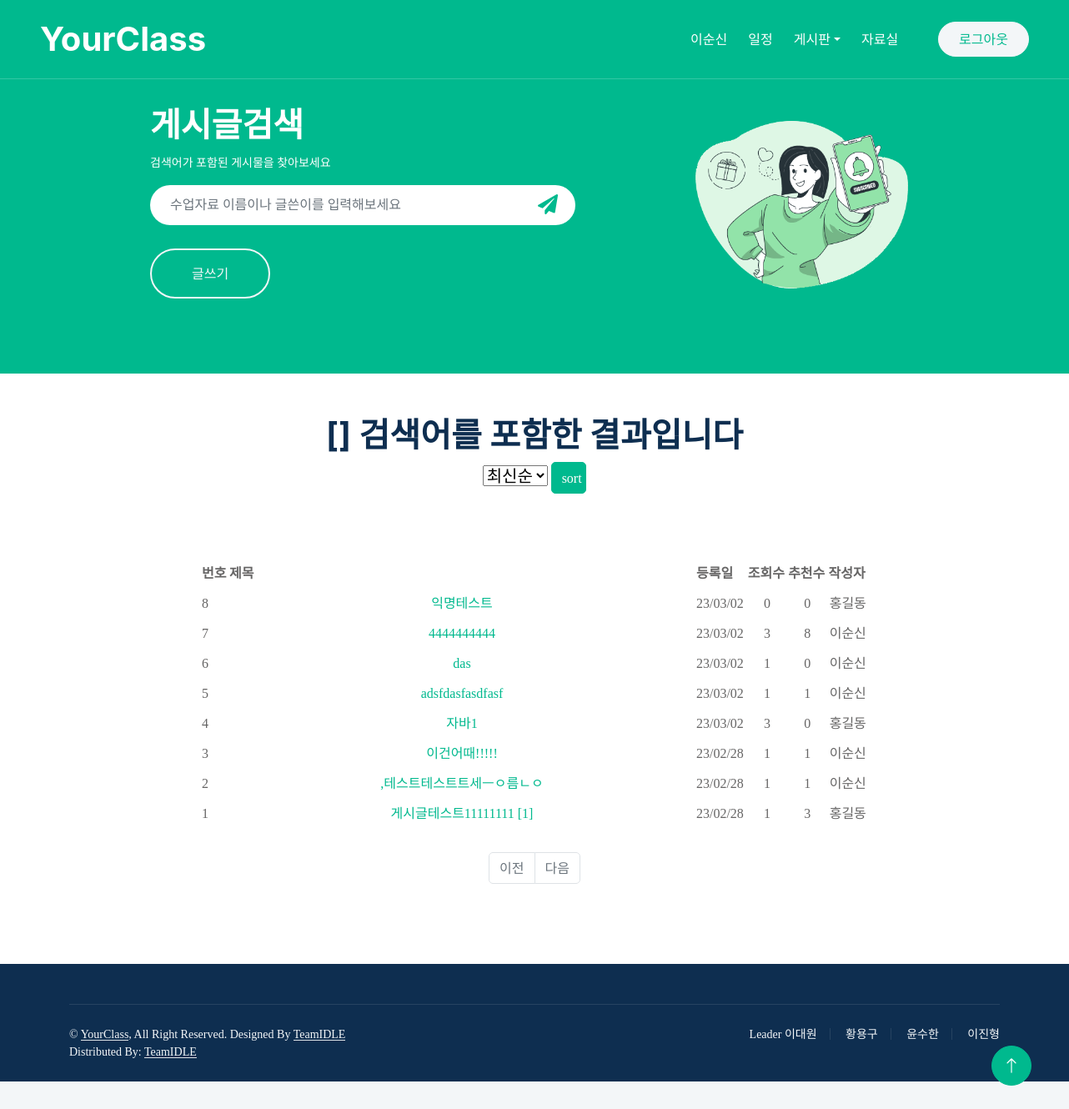
/YourClass/searchpost/ (signed in), run on the app's committed database.
### YourClass/models.py (models this page shows)
class Member(models.Model):
    email = models.TextField(primary_key=True)
    name = models.CharField(max_length=30)
    password = models.CharField(max_length=30)
    rdate = models.DateTimeField(default=timezone.now())
    dept = models.CharField(max_length=10)
    fire = models.CharField(max_length=2)
    classnames = models.ForeignKey('ClassNames', on_delete=models.CASCADE)

class Post(models.Model):
    title = models.CharField(max_length=100)
    date = models.DateTimeField(default=timezone.now())
    category = models.ForeignKey(Categories, on_delete=models.CASCADE)
    author = models.ForeignKey(Member, on_delete=models.CASCADE)
    body = RichTextUploadingField()
    file = models.FileField(upload_to=get_file_path, null=True, blank=True, verbose_name='파일')
    filename = models.CharField(max_length=64, null=True, verbose_name='첨부파일명')
    viewcount = models.PositiveIntegerField(default=0)
    post_fix = models.BooleanField(default=False)
    post_like = models.PositiveIntegerField(default=0)

### YourClass/views/post_views.py (the view)
# urls.py: path('searchpost/', views.searchpost, name='searchpost'),
def searchpost(request):
    session = request.session.get('login_')
    if session:
        member = Member.objects.get(email=session) # 기본context : 네비게이션바에 이름
        categories = Categories.objects.values_list('Cat_name', flat=True) #기본context : 네비게이션바에 게시판드롭다운
        result = Post.objects.select_related('author').all()
        r = request.GET.get('r','')
        if r:
            result = result.filter(Q(title__icontains=r)|Q(file__icontains=r)|Q(body__icontains=r)|Q(author__name__icontains=r))
        sort = request.GET.get('sort','')
        if sort == 'viewcount':
            posts =result.order_by('-viewcount')
        elif sort == 'likes' :
            posts = result.order_by('-post_like')
        else:
            posts = result.order_by('-id')
        page = request.GET.get('page', '1')
        paginator = Paginator(posts, 10)
        page_obj = paginator.get_page(page)
        for post in page_obj:
            post.commentCount = len(Comment.objects.filter(post_id=post.id))
        context = {
            'post_search': page_obj,
            'r' : r,
            'member' : member,
            'categories' : categories,
        }
        return render(request, 'searchpost.html', context)
    else:
        template = loader.get_template('pleaselogin.html')
        return HttpResponse(template.render({}, request))

### YourClass/templates/searchpost.html (shortened to what this page needs)
{% extends "base.html" %}
{% load static %}
{% block contents %}
    <div class="container-xxl bg-primary page-header" style="padding-top:1px; padding-bottom:5px; margin-bottom:50px">
        <div class="container-xxl bg-primary my-6 wow fadeInUp"  data-wow-delay="0.1s">
            <div class="container px-lg-5" style="margin-left:120px">
                <div class="row align-items-center" style="height: 250px;">
                    <div class="col-12 col-md-6">
                        <h1 class="text-white">게시글검색</h1>
                        <small class="text-white">검색어가 포함된 게시물을 찾아보세요</small>
                        <div class="position-relative w-100 mt-3">
                            <form method="get" action="{% url 'searchpost' %}">
                            <input class="form-control border-0 rounded-pill w-100 ps-4 pe-5" type="text" placeholder="수업자료 이름이나 글쓴이를 입력해보세요" style="height: 48px;" name="r" value="{{r}}">
                            <button type="button" class="btn shadow-none position-absolute top-0 end-0 mt-1 me-2"><i class="fa fa-paper-plane text-primary fs-4"></i></button>
                            </form>
                        </div>
                    </div>
                    <div class="col-lg-6 text-center text-lg-start">
                        <div class="col-md-6 text-center mb-n5 d-none d-md-block">
                            <img class="img-fluid mt-5" style="max-height: 250px; margin-left: 120px" src="{% static 'img/newsletter.png'%}">
                        </div>
                    </div>
                    {% if category_name == '자료실' %}
                    <p><a href="{% url 'post_write' %}" class="btn btn-outline-light rounded-pill border-2 py-3 px-5 animated slideInRight">글쓰기</a></p>
                    {% else %}
                    <p><a href="{% url 'createPost' %}" class="btn btn-outline-light rounded-pill border-2 py-3 px-5 animated slideInRight">글쓰기</a></p>
                    {% endif %}
                </div>
            </div>
            </div>
        </div>
        <div>
            <center>
                <h1> [{{r}}] 검색어를 포함한 결과입니다</h1>
                <form method="GET" action="{% url 'board1' %}">
                    <div class="col-4">
                        <select name="sort" id="sort" style="font-size:20px;">
                            <option value="recently" id="recently">최신순</option>
                        </select>
                        <button class="btn btn-primary" type="submit" value="" style="width:10%; height:2%">sort</button>
                    </div>
                <table style="width:100vh; border-collapse: separate;
                border-spacing: 0 10px;">
                    <tr>
                        <th align='center'>번호</th>
                        <th align='center' style="width:70vh">제목</th>
                        <th align='center'>등록일</th>
                        <th align='center'>조회수</th>
                        <th align='center'>추천수</th>
                        <th align='center'>작성자</th>
                    </tr><br/>
                    {% for data in post_search %}
                    <tr>
                        <td>{{data.id}}</td>
                        <td align='center'><a href="{% url 'detail' data.id %}">{{data.title|truncatechars:45}}
                            {% if data.commentCount == 0 %}
                            {% else %}
                                [{{data.commentCount}}]
                            {% endif %}
                        </a></td>
                        <td>{{data.date|date:"y/m/d"}}</td>
                        <td align='center'>{{data.viewcount}}</td>
                        <td align='center'>{{data.post_like}}</td>
                        <td align='center'>{{data.author.name}}</td>
                    </tr>
                    {% endfor %}
                    <br/><br/>
                </table>
            <br/>
                <ul class="pagination justify-content-center">
                    {% if post_list.has_previous %}
                    <li class="page-item">
                        <a class="page-link" href="?page={{ post_list.previous_page_number }}">이전</a>
                    </li>
                    {% else %}
                    <li class="page-item disabled">
                        <a class="page-link" tabindex="-1" aria-disabled="true" href="#">이전</a>
                    </li>
                    {% endif %}
                    {% if post_list.has_next %}
                    <li class="page-item">
                        <a class="page-link" href="?page={{ post_list.next_page_number }}">다음</a>
                    </li>
                    {% else %}
                    <li class="page-item disabled">
                        <a class="page-link" tabindex="-1" aria-disabled="true" href="#">다음</a>
                    </li>
                    {% endif %}
                </ul>
            </center>
        </div>
{% endblock %}

### YourClass/templates/base.html (shortened to what this page needs)
<!DOCTYPE html>
{% load static %}
<html lang="en">
<head>
    <link rel="stylesheet" href="{% static 'ckeditor/ckeditor/plugins/codesnippet/lib/highlight/styles/default.css' %}" />
    <link href="https://cdnjs.cloudflare.com/ajax/libs/font-awesome/5.10.0/css/all.min.css" rel="stylesheet">
    <link href="https://cdn.jsdelivr.net/npm/bootstrap-icons@1.4.1/font/bootstrap-icons.css" rel="stylesheet">
    <link href="{% static 'lib/animate/animate.min.css'%}" rel="stylesheet">
    <link href="{% static 'lib/owlcarousel/assets/owl.carousel.min.css'%}" rel="stylesheet">
    <link href="{% static 'css/bootstrap.min.css'%}" rel="stylesheet">
    <link href="{% static 'css/style.css'%}" rel="stylesheet">
</head>
<body>
    <div class="container-xxl bg-white p-0">
        <div class="container-xxl position-relative p-0" style="margin-bottom: 50px">
            <nav class="navbar navbar-expand-lg navbar-light px-4 px-lg-5 py-3 py-lg-0">
                <a href="{% url "index" %}" class="navbar-brand p-0">
                    <h1 class="m-0">YourClass</h1>
                </a>
                <div class="collapse navbar-collapse" id="navbarCollapse">
                    <div class="navbar-nav ms-auto py-0">
					{% if request.session.login_ %}
                        <a href="{% url 'mypage' %}" class="nav-item nav-link">{{member.name}}</a>
					{% endif %}
                        <a href='{% url "calendar" %}' class="nav-item nav-link">일정</a>
                        <div class="nav-item dropdown">
                            <a href="{% url 'board1' %}" class="nav-link dropdown-toggle" data-bs-toggle="dropdown">게시판</a>
                        </div>
                        <a href="{% url 'board_category' '자료실' %}" class="nav-item nav-link">자료실</a>
                    </div>
                    {% if request.session.login_ %}
                        <a href="{% url 'logout' %}" class="btn btn-light rounded-pill text-primary py-2 px-4 ms-lg-5">로그아웃</a>
                    {% else %}
                        <a href="{% url 'login' %}" class="btn btn-light rounded-pill text-primary py-2 px-4 ms-lg-5">로그인</a>
                    {% endif %}
                </div>
            </nav>
        {% block contents %}{% endblock %}
        <div class="container-fluid bg-dark text-light footer pt-5 wow fadeIn" data-wow-delay="0.1s" style="margin-top: 6rem;">
            <div class="container">
                <div class="copyright">
                    <div class="row">
                        <div class="col-md-6 text-center text-md-start mb-3 mb-md-0">
                            &copy; <a class="border-bottom" href="#">YourClass</a>, All Right Reserved.
							Designed By <a class="border-bottom" href="https://htmlcodex.com">TeamIDLE</a>
                            <br>Distributed By: <a class="border-bottom" href="https://themewagon.com" target="_blank">TeamIDLE</a>
                        </div>
                        <div class="col-md-6 text-center text-md-end">
                            <div class="footer-menu">
                                <a href="">Leader 이대원</a>
                                <a href="">황용구</a>
                                <a href="">윤수한</a>
                                <a href="">이진형</a>
                            </div>
                        </div>
                    </div>
                </div>
            </div>
        </div>
        <a href="#" class="btn btn-lg btn-primary btn-lg-square back-to-top"><i class="bi bi-arrow-up"></i></a>
    </div>
</body>
</html>

### YourClass/static/css/style.css (style rules this page uses)
:root { --primary: #00B98E; --light: #F3F6F8; --dark: #0E2E50; }
.back-to-top { position: fixed; display: none; right: 45px; bottom: 45px; z-index: 99; }
.my-6 { margin-top: 6rem; margin-bottom: 6rem; }
* { font-family: "Font Awesome 5 Free"; }
.btn { font-weight: 500; transition: .5s; }
.btn.btn-primary, .btn.btn-outline-primary:hover { color: #FFFFFF; }
.btn-lg-square { width: 48px; height: 48px; }
.btn-square, .btn-sm-square, .btn-lg-square { padding: 0; display: flex; align-items: center; justify-content: center; font-weight: normal; border-radius: 50px; }
.navbar .navbar-nav .nav-link { position: relative; margin-left: 25px; padding: 35px 0; color: #FFFFFF; font-weight: 500; outline: none; transition: .5s; }
.navbar .navbar-brand h1 { color: #FFFFFF; }
@media (min-width: 992px) { .navbar { position: absolute; width: 100%; top: 0; left: 0; border-bottom: 1px solid rgba(256, 256, 256, .2); z-index: 999; } }
@media (min-width: 992px) { .navbar .navbar-nav .nav-link::before { position: absolute; content: ""; width: 100%; height: 2px; bottom: 10px; left: 0; background: #FFFFFF; opacity: 0; transition: .5s; } }
.page-header { margin-bottom: 6rem; padding: 12rem 0 6rem 0; }
.footer .copyright { padding: 25px 0; font-size: 14px; border-top: 1px solid rgba(256, 256, 256, .1); }
.footer .copyright a { color: var(--light); }
.footer .footer-menu a { margin-right: 15px; padding-right: 15px; border-right: 1px solid rgba(255, 255, 255, .1); }
.footer .footer-menu a:last-child { margin-right: 0; padding-right: 0; border-right: none; }

### data on the page
Member: name "이순신"
Post: id "8", title "익명테스트", date "23/03/02", viewcount "0", post_like "0", author.name "홍길동"
Post: id "7", title "4444444444", date "23/03/02", viewcount "3", post_like "8", author.name "이순신"
Post: id "6", title "das", date "23/03/02", viewcount "1", post_like "0", author.name "이순신"
Post: id "5", title "adsfdasfasdfasf", date "23/03/02", viewcount "1", post_like "1", author.name "이순신"
Post: id "4", title "자바1", date "23/03/02", viewcount "3", post_like "0", author.name "홍길동"
Post: id "3", title "이건어때!!!!!", date "23/02/28", viewcount "1", post_like "1", author.name "이순신"
Post: id "2", title ",테스트테스트트세ㅡㅇ름ㄴㅇ", date "23/02/28", viewcount "1", post_like "1", author.name "이순신"
Post: id "1", title "게시글테스트11111111", commentCount "1", date "23/02/28", viewcount "1", post_like "3", author.name "홍길동"
